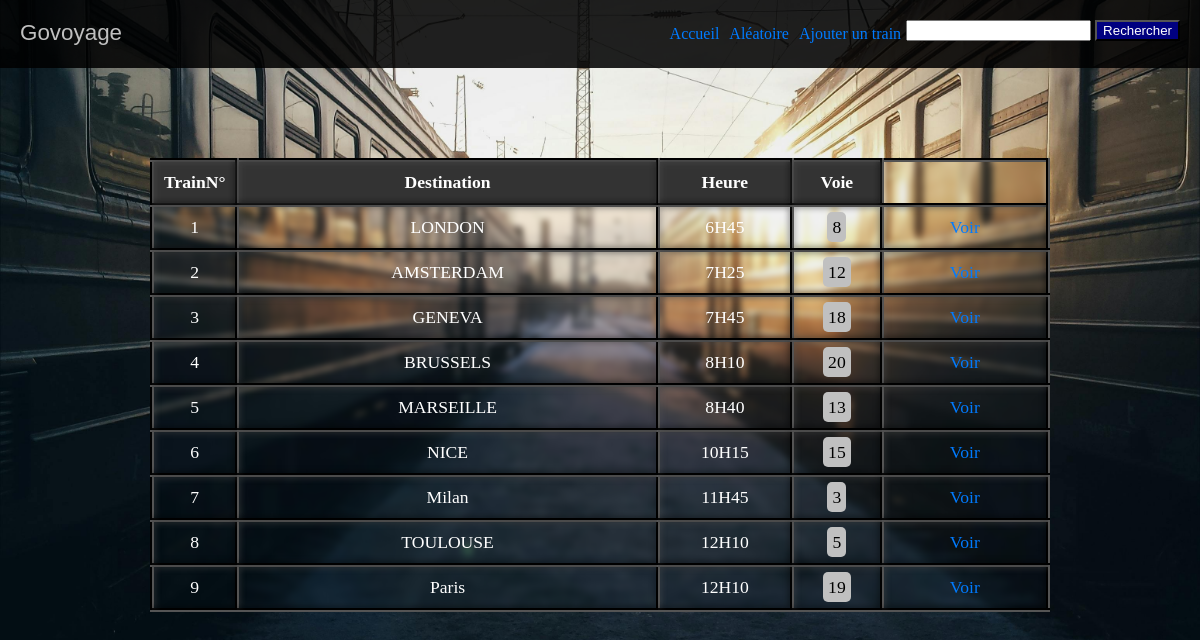
The page /Govoyage/index on the database as committed earlier.
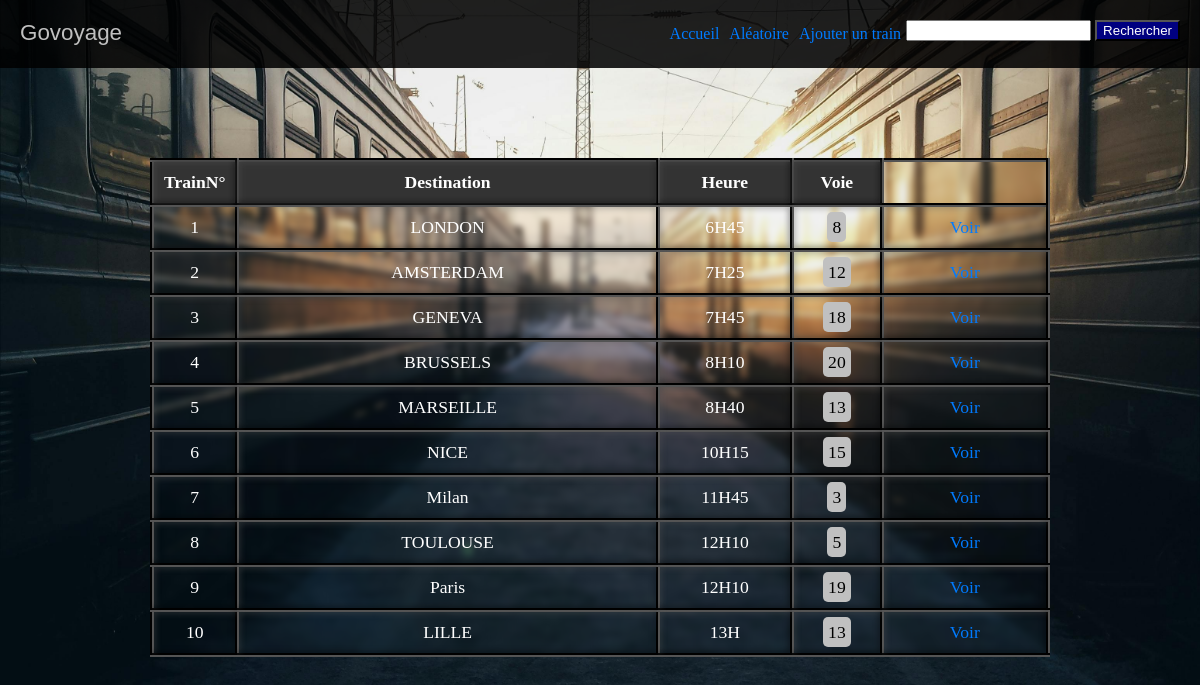
The same page on the database as committed later.
### Govoyage/models.py (models this page shows)
class Train(models.Model) :
    trainID = models.AutoField(primary_key=True)
    to = models.CharField(max_length = 20)
    time = models.CharField(max_length = 20)
    voie = models.IntegerField()

### Govoyage/views.py (the view)
# urls.py: path('index', views.index, name="index"),
def index(request):
    allTrains = list(Train.objects.all())
    return render(request, "Govoyage/accueil.html", {
        "trains" : allTrains,
    })

### Govoyage/templates/Govoyage/accueil.html (shortened to what this page needs)
{% load static %}
<!DOCTYPE html>
<html lang="en">
<head>
    <link rel="stylesheet" href="{% static 'go/css/style.css' %}">
</head>
<body id="home">
    <header>
        <nav>
            <div ><a style="font-size: 1.4rem; font-family: Verdana, Geneva, Tahoma, sans-serif; color: #C0C0C0;" href="{% url 'index' %}">Govoyage</a></div>
            <ul>
                <li><a href="{% url 'index' %}"> Accueil </a></li>
                <li><a href="{% url 'random' %}">Aléatoire</a></li>
                <li><a href="{% url 'add_train' %}">Ajouter un train</a></li>
                <form action="{% url 'search_train' %}" method="GET">
                    <input type="search" name="train_id" id="site-search"/>
                    <button type="submit">Rechercher</button>
                </form>
            </ul>
        </nav>
    </header>
    <section id="info">
        <div class="container">
            <div class="row">
                <table style="width:75%">
                    <tr style="background-color: #333333;">
                        <th style="width:5%">TrainN°</th>
                        <th>Destination</th>
                        <th style="width: 15%">Heure</th>
                        <th style="width: 10%">Voie</th>
                    </tr>
                    {% for i in trains %}
                    <tr>
                      <td>{{ i.trainID }}</td>
                      <td> {{ i.to }} </td>
                      <td> {{ i.time }} </td>
                      <td><span style="background-color:#C0C0C0; padding: 5px; border-radius: 5px; color: black;">{{ i.voie }}</span></td>
                      <td><a href="/Govoyage/show/{{ i.trainID }}"> Voir </a></td>
                    </tr>
                    {% endfor %}
                  </table>
            </div>
            </div>
    </section>
</body>
</html>

Rows that differ between the two databases and show on the page:
added Train: trainID "10", to "LILLE", time "13H", voie "13"
